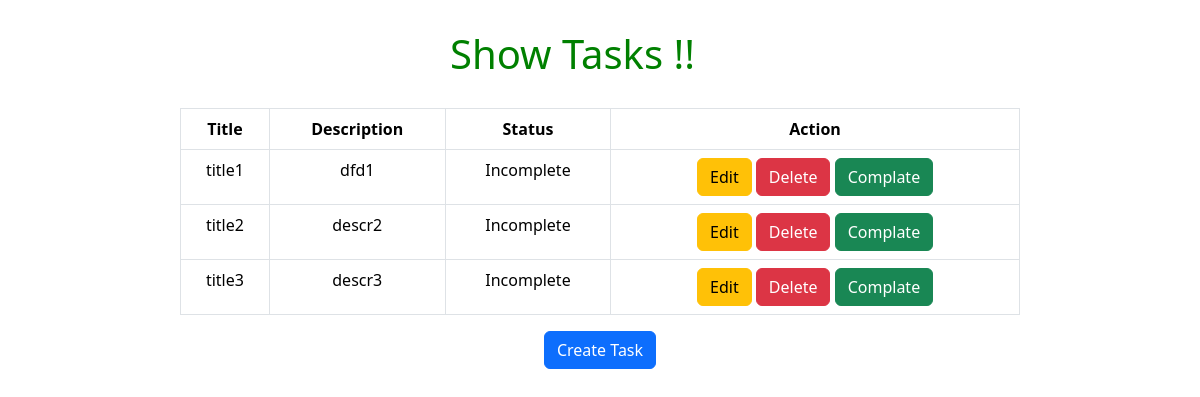
Page /task/show_tasks/ on the committed database.
### task/models.py (models this page shows)
class TaskModel(models.Model):
    title = models.CharField(max_length= 150)
    description = models.TextField()
    status = models.BooleanField( default=False)

### task/views.py (the view)
# urls.py: path('show_tasks/', views.show_tasks, name= 'show_tasks'),
def show_tasks(request):
    get_datas = TaskModel.objects.filter(status = False)
    return render(request, 'show_tasks.html', {'datas': get_datas,})

### task/templates/show_tasks.html (shortened to what this page needs)
{% extends 'base.html' %}
{% block content %}
<h1 style="width: 30%; margin: auto; color: green; padding: 30px;">
   Show Tasks !!
</h1>
{% load crispy_forms_tags %}
    <div style="width: 70%; margin: auto; text-align: center;" >
        <table class="table  table-bordered">
            <thead>
                <th>Title</th>
                <th>Description</th>
                <th>Status</th>
                <th>Action</th>
            </thead>
            <tbody>
                {% for data in datas %}
                    <tr>
                        <td> {{data.title}} </td>
                        <td> {{data.description}} </td>
                        <td> Incomplete </td>
                        <td>
                            <a class="btn btn-warning" href="{% url 'edit_tasks' id=data.id %}">Edit</a>
                            <a class="btn btn-danger" href="{% url 'delete_tasks' data.id %}">Delete</a>
                            <a class="btn btn-success" href="{% url 'complate_tasks' data.id %}">Complate</a>
                        </td>
                    </tr>
                {% endfor %}
            </tbody>
        </table>
        <a class="btn btn-primary" href="{% url 'home' %}">Create Task</a>
</div>
{% endblock content %}

### rows in the picture
TaskModel: title "title1", description "dfd1"
TaskModel: title "title2", description "descr2"
TaskModel: title "title3", description "descr3"
